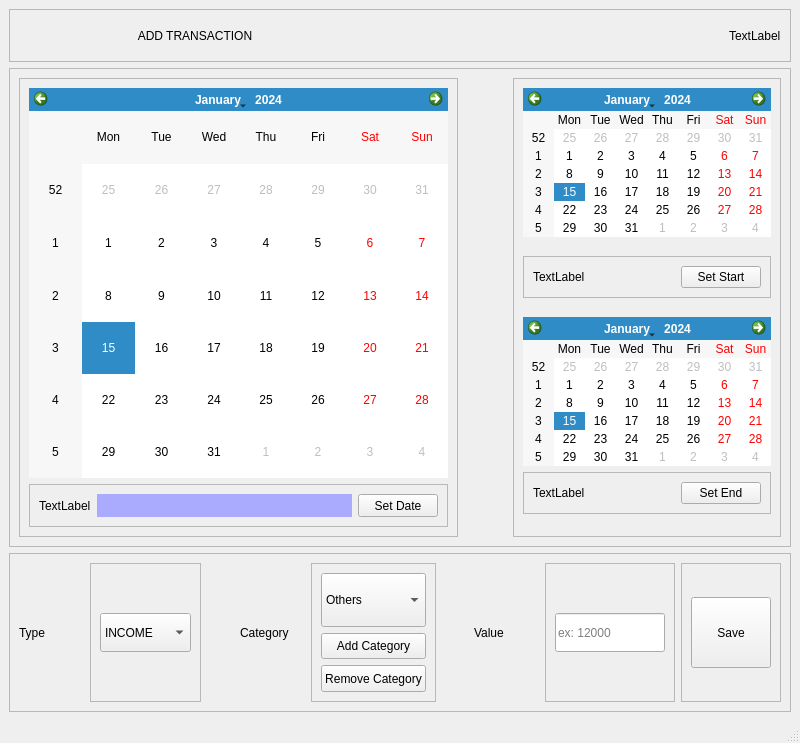
<?xml version="1.0" encoding="UTF-8"?>
<ui version="4.0">
 <class>MainWindow</class>
 <widget class="QMainWindow" name="MainWindow">
  <property name="geometry">
   <rect>
    <x>0</x>
    <y>0</y>
    <width>800</width>
    <height>743</height>
   </rect>
  </property>
  <property name="windowTitle">
   <string>MainWindow</string>
  </property>
  <widget class="QWidget" name="centralwidget">
   <layout class="QVBoxLayout" name="verticalLayout_8" stretch="1,9,3">
    <item>
     <widget class="QFrame" name="frame_10">
      <property name="sizePolicy">
       <sizepolicy hsizetype="Expanding" vsizetype="Expanding">
        <horstretch>0</horstretch>
        <verstretch>0</verstretch>
       </sizepolicy>
      </property>
      <property name="frameShape">
       <enum>QFrame::StyledPanel</enum>
      </property>
      <property name="frameShadow">
       <enum>QFrame::Raised</enum>
      </property>
      <layout class="QHBoxLayout" name="horizontalLayout_5">
       <item>
        <widget class="QLabel" name="label">
         <property name="sizePolicy">
          <sizepolicy hsizetype="Expanding" vsizetype="Expanding">
           <horstretch>0</horstretch>
           <verstretch>0</verstretch>
          </sizepolicy>
         </property>
         <property name="text">
          <string>ADD TRANSACTION</string>
         </property>
         <property name="alignment">
          <set>Qt::AlignCenter</set>
         </property>
        </widget>
       </item>
       <item>
        <spacer name="horizontalSpacer_6">
         <property name="orientation">
          <enum>Qt::Horizontal</enum>
         </property>
         <property name="sizeHint" stdset="0">
          <size>
           <width>40</width>
           <height>20</height>
          </size>
         </property>
        </spacer>
       </item>
       <item>
        <widget class="QLabel" name="otwusername">
         <property name="text">
          <string>TextLabel</string>
         </property>
        </widget>
       </item>
      </layout>
     </widget>
    </item>
    <item>
     <widget class="QFrame" name="frame_7">
      <property name="sizePolicy">
       <sizepolicy hsizetype="Expanding" vsizetype="Expanding">
        <horstretch>0</horstretch>
        <verstretch>0</verstretch>
       </sizepolicy>
      </property>
      <property name="frameShape">
       <enum>QFrame::StyledPanel</enum>
      </property>
      <property name="frameShadow">
       <enum>QFrame::Raised</enum>
      </property>
      <layout class="QHBoxLayout" name="horizontalLayout_6" stretch="9,1,3">
       <item>
        <widget class="QFrame" name="frame_12">
         <property name="frameShape">
          <enum>QFrame::StyledPanel</enum>
         </property>
         <property name="frameShadow">
          <enum>QFrame::Raised</enum>
         </property>
         <layout class="QVBoxLayout" name="verticalLayout_7" stretch="9,1">
          <item>
           <widget class="QCalendarWidget" name="calendarWidget">
            <property name="sizePolicy">
             <sizepolicy hsizetype="Expanding" vsizetype="Expanding">
              <horstretch>0</horstretch>
              <verstretch>0</verstretch>
             </sizepolicy>
            </property>
           </widget>
          </item>
          <item>
           <widget class="QFrame" name="frame_11">
            <property name="frameShape">
             <enum>QFrame::StyledPanel</enum>
            </property>
            <property name="frameShadow">
             <enum>QFrame::Raised</enum>
            </property>
            <layout class="QHBoxLayout" name="horizontalLayout_2" stretch="1,7,1">
             <item>
              <widget class="QLabel" name="label_7">
               <property name="sizePolicy">
                <sizepolicy hsizetype="Expanding" vsizetype="Expanding">
                 <horstretch>0</horstretch>
                 <verstretch>0</verstretch>
                </sizepolicy>
               </property>
               <property name="text">
                <string>TextLabel</string>
               </property>
              </widget>
             </item>
             <item>
              <widget class="QLabel" name="tanggal">
               <property name="sizePolicy">
                <sizepolicy hsizetype="Expanding" vsizetype="Expanding">
                 <horstretch>0</horstretch>
                 <verstretch>0</verstretch>
                </sizepolicy>
               </property>
               <property name="styleSheet">
                <string notr="true">background-color: rgb(170, 170, 255);</string>
               </property>
               <property name="text">
                <string/>
               </property>
              </widget>
             </item>
             <item>
              <widget class="QPushButton" name="setter">
               <property name="sizePolicy">
                <sizepolicy hsizetype="Expanding" vsizetype="Expanding">
                 <horstretch>0</horstretch>
                 <verstretch>0</verstretch>
                </sizepolicy>
               </property>
               <property name="text">
                <string>Set Date</string>
               </property>
              </widget>
             </item>
            </layout>
           </widget>
          </item>
         </layout>
        </widget>
       </item>
       <item>
        <spacer name="horizontalSpacer_3">
         <property name="orientation">
          <enum>Qt::Horizontal</enum>
         </property>
         <property name="sizeHint" stdset="0">
          <size>
           <width>40</width>
           <height>20</height>
          </size>
         </property>
        </spacer>
       </item>
       <item>
        <widget class="QFrame" name="frame_6">
         <property name="sizePolicy">
          <sizepolicy hsizetype="Expanding" vsizetype="Expanding">
           <horstretch>0</horstretch>
           <verstretch>0</verstretch>
          </sizepolicy>
         </property>
         <property name="frameShape">
          <enum>QFrame::StyledPanel</enum>
         </property>
         <property name="frameShadow">
          <enum>QFrame::Raised</enum>
         </property>
         <layout class="QVBoxLayout" name="verticalLayout_5" stretch="1,1,1,1,1,1,1">
          <item>
           <widget class="QCalendarWidget" name="startcal">
            <property name="sizePolicy">
             <sizepolicy hsizetype="Expanding" vsizetype="Expanding">
              <horstretch>0</horstretch>
              <verstretch>0</verstretch>
             </sizepolicy>
            </property>
           </widget>
          </item>
          <item>
           <spacer name="verticalSpacer_7">
            <property name="orientation">
             <enum>Qt::Vertical</enum>
            </property>
            <property name="sizeHint" stdset="0">
             <size>
              <width>20</width>
              <height>40</height>
             </size>
            </property>
           </spacer>
          </item>
          <item>
           <widget class="QFrame" name="frame_8">
            <property name="frameShape">
             <enum>QFrame::StyledPanel</enum>
            </property>
            <property name="frameShadow">
             <enum>QFrame::Raised</enum>
            </property>
            <layout class="QHBoxLayout" name="horizontalLayout_3" stretch="3,3,1,2">
             <item>
              <widget class="QLabel" name="label_8">
               <property name="text">
                <string>TextLabel</string>
               </property>
              </widget>
             </item>
             <item>
              <widget class="QLabel" name="startd">
               <property name="sizePolicy">
                <sizepolicy hsizetype="Expanding" vsizetype="Expanding">
                 <horstretch>0</horstretch>
                 <verstretch>0</verstretch>
                </sizepolicy>
               </property>
               <property name="text">
                <string/>
               </property>
              </widget>
             </item>
             <item>
              <spacer name="horizontalSpacer_4">
               <property name="orientation">
                <enum>Qt::Horizontal</enum>
               </property>
               <property name="sizeHint" stdset="0">
                <size>
                 <width>40</width>
                 <height>20</height>
                </size>
               </property>
              </spacer>
             </item>
             <item>
              <widget class="QPushButton" name="startsetter">
               <property name="sizePolicy">
                <sizepolicy hsizetype="Expanding" vsizetype="Expanding">
                 <horstretch>0</horstretch>
                 <verstretch>0</verstretch>
                </sizepolicy>
               </property>
               <property name="text">
                <string>Set Start</string>
               </property>
              </widget>
             </item>
            </layout>
           </widget>
          </item>
          <item>
           <spacer name="verticalSpacer_8">
            <property name="orientation">
             <enum>Qt::Vertical</enum>
            </property>
            <property name="sizeHint" stdset="0">
             <size>
              <width>20</width>
              <height>40</height>
             </size>
            </property>
           </spacer>
          </item>
          <item>
           <widget class="QCalendarWidget" name="endcal">
            <property name="sizePolicy">
             <sizepolicy hsizetype="Expanding" vsizetype="Expanding">
              <horstretch>0</horstretch>
              <verstretch>0</verstretch>
             </sizepolicy>
            </property>
           </widget>
          </item>
          <item>
           <widget class="QFrame" name="frame_9">
            <property name="frameShape">
             <enum>QFrame::StyledPanel</enum>
            </property>
            <property name="frameShadow">
             <enum>QFrame::Raised</enum>
            </property>
            <layout class="QHBoxLayout" name="horizontalLayout_4" stretch="3,3,1,2">
             <item>
              <widget class="QLabel" name="label_6">
               <property name="sizePolicy">
                <sizepolicy hsizetype="Expanding" vsizetype="Expanding">
                 <horstretch>0</horstretch>
                 <verstretch>0</verstretch>
                </sizepolicy>
               </property>
               <property name="text">
                <string>TextLabel</string>
               </property>
              </widget>
             </item>
             <item>
              <widget class="QLabel" name="endd">
               <property name="sizePolicy">
                <sizepolicy hsizetype="Expanding" vsizetype="Expanding">
                 <horstretch>0</horstretch>
                 <verstretch>0</verstretch>
                </sizepolicy>
               </property>
               <property name="text">
                <string/>
               </property>
              </widget>
             </item>
             <item>
              <spacer name="horizontalSpacer_5">
               <property name="orientation">
                <enum>Qt::Horizontal</enum>
               </property>
               <property name="sizeHint" stdset="0">
                <size>
                 <width>40</width>
                 <height>20</height>
                </size>
               </property>
              </spacer>
             </item>
             <item>
              <widget class="QPushButton" name="endsetter">
               <property name="sizePolicy">
                <sizepolicy hsizetype="Expanding" vsizetype="Expanding">
                 <horstretch>0</horstretch>
                 <verstretch>0</verstretch>
                </sizepolicy>
               </property>
               <property name="text">
                <string>Set End</string>
               </property>
              </widget>
             </item>
            </layout>
           </widget>
          </item>
          <item>
           <spacer name="verticalSpacer_9">
            <property name="orientation">
             <enum>Qt::Vertical</enum>
            </property>
            <property name="sizeHint" stdset="0">
             <size>
              <width>20</width>
              <height>40</height>
             </size>
            </property>
           </spacer>
          </item>
         </layout>
        </widget>
       </item>
      </layout>
     </widget>
    </item>
    <item>
     <widget class="QFrame" name="frame_2">
      <property name="sizePolicy">
       <sizepolicy hsizetype="Expanding" vsizetype="Expanding">
        <horstretch>0</horstretch>
        <verstretch>0</verstretch>
       </sizepolicy>
      </property>
      <property name="frameShape">
       <enum>QFrame::StyledPanel</enum>
      </property>
      <property name="frameShadow">
       <enum>QFrame::Raised</enum>
      </property>
      <layout class="QHBoxLayout" name="horizontalLayout" stretch="2,2,1,2,2,1,2,4,2">
       <item>
        <widget class="QLabel" name="label_2">
         <property name="sizePolicy">
          <sizepolicy hsizetype="Expanding" vsizetype="Expanding">
           <horstretch>0</horstretch>
           <verstretch>0</verstretch>
          </sizepolicy>
         </property>
         <property name="text">
          <string>Type</string>
         </property>
        </widget>
       </item>
       <item>
        <widget class="QFrame" name="frame_3">
         <property name="sizePolicy">
          <sizepolicy hsizetype="Expanding" vsizetype="Expanding">
           <horstretch>0</horstretch>
           <verstretch>0</verstretch>
          </sizepolicy>
         </property>
         <property name="frameShape">
          <enum>QFrame::StyledPanel</enum>
         </property>
         <property name="frameShadow">
          <enum>QFrame::Raised</enum>
         </property>
         <layout class="QVBoxLayout" name="verticalLayout_2">
          <item>
           <spacer name="verticalSpacer_2">
            <property name="orientation">
             <enum>Qt::Vertical</enum>
            </property>
            <property name="sizeHint" stdset="0">
             <size>
              <width>20</width>
              <height>40</height>
             </size>
            </property>
           </spacer>
          </item>
          <item>
           <widget class="QComboBox" name="tipetransaksi">
            <property name="sizePolicy">
             <sizepolicy hsizetype="Expanding" vsizetype="Expanding">
              <horstretch>0</horstretch>
              <verstretch>0</verstretch>
             </sizepolicy>
            </property>
            <item>
             <property name="text">
              <string>INCOME</string>
             </property>
            </item>
            <item>
             <property name="text">
              <string>OUTCOME</string>
             </property>
            </item>
           </widget>
          </item>
          <item>
           <spacer name="verticalSpacer">
            <property name="orientation">
             <enum>Qt::Vertical</enum>
            </property>
            <property name="sizeHint" stdset="0">
             <size>
              <width>20</width>
              <height>22</height>
             </size>
            </property>
           </spacer>
          </item>
         </layout>
        </widget>
       </item>
       <item>
        <spacer name="horizontalSpacer">
         <property name="orientation">
          <enum>Qt::Horizontal</enum>
         </property>
         <property name="sizeHint" stdset="0">
          <size>
           <width>40</width>
           <height>20</height>
          </size>
         </property>
        </spacer>
       </item>
       <item>
        <widget class="QLabel" name="label_3">
         <property name="sizePolicy">
          <sizepolicy hsizetype="Expanding" vsizetype="Expanding">
           <horstretch>0</horstretch>
           <verstretch>0</verstretch>
          </sizepolicy>
         </property>
         <property name="text">
          <string>Category</string>
         </property>
        </widget>
       </item>
       <item>
        <widget class="QFrame" name="frame">
         <property name="sizePolicy">
          <sizepolicy hsizetype="Expanding" vsizetype="Expanding">
           <horstretch>0</horstretch>
           <verstretch>0</verstretch>
          </sizepolicy>
         </property>
         <property name="frameShape">
          <enum>QFrame::StyledPanel</enum>
         </property>
         <property name="frameShadow">
          <enum>QFrame::Raised</enum>
         </property>
         <layout class="QVBoxLayout" name="verticalLayout" stretch="2,1,1">
          <item>
           <widget class="QComboBox" name="kategori">
            <property name="sizePolicy">
             <sizepolicy hsizetype="Expanding" vsizetype="Expanding">
              <horstretch>0</horstretch>
              <verstretch>0</verstretch>
             </sizepolicy>
            </property>
            <item>
             <property name="text">
              <string>Others</string>
             </property>
            </item>
           </widget>
          </item>
          <item>
           <widget class="QPushButton" name="addcategorybtn">
            <property name="sizePolicy">
             <sizepolicy hsizetype="Expanding" vsizetype="Expanding">
              <horstretch>0</horstretch>
              <verstretch>0</verstretch>
             </sizepolicy>
            </property>
            <property name="text">
             <string>Add Category</string>
            </property>
           </widget>
          </item>
          <item>
           <widget class="QPushButton" name="removecategorybtn">
            <property name="sizePolicy">
             <sizepolicy hsizetype="Expanding" vsizetype="Expanding">
              <horstretch>0</horstretch>
              <verstretch>0</verstretch>
             </sizepolicy>
            </property>
            <property name="text">
             <string>Remove Category</string>
            </property>
           </widget>
          </item>
         </layout>
        </widget>
       </item>
       <item>
        <spacer name="horizontalSpacer_2">
         <property name="orientation">
          <enum>Qt::Horizontal</enum>
         </property>
         <property name="sizeHint" stdset="0">
          <size>
           <width>40</width>
           <height>20</height>
          </size>
         </property>
        </spacer>
       </item>
       <item>
        <widget class="QLabel" name="label_4">
         <property name="sizePolicy">
          <sizepolicy hsizetype="Expanding" vsizetype="Expanding">
           <horstretch>0</horstretch>
           <verstretch>0</verstretch>
          </sizepolicy>
         </property>
         <property name="text">
          <string>Value</string>
         </property>
        </widget>
       </item>
       <item>
        <widget class="QFrame" name="frame_4">
         <property name="sizePolicy">
          <sizepolicy hsizetype="Expanding" vsizetype="Expanding">
           <horstretch>0</horstretch>
           <verstretch>0</verstretch>
          </sizepolicy>
         </property>
         <property name="frameShape">
          <enum>QFrame::StyledPanel</enum>
         </property>
         <property name="frameShadow">
          <enum>QFrame::Raised</enum>
         </property>
         <layout class="QVBoxLayout" name="verticalLayout_3">
          <item>
           <spacer name="verticalSpacer_4">
            <property name="orientation">
             <enum>Qt::Vertical</enum>
            </property>
            <property name="sizeHint" stdset="0">
             <size>
              <width>20</width>
              <height>22</height>
             </size>
            </property>
           </spacer>
          </item>
          <item>
           <widget class="QLineEdit" name="value">
            <property name="sizePolicy">
             <sizepolicy hsizetype="Expanding" vsizetype="Expanding">
              <horstretch>0</horstretch>
              <verstretch>0</verstretch>
             </sizepolicy>
            </property>
            <property name="text">
             <string/>
            </property>
            <property name="placeholderText">
             <string>ex: 12000</string>
            </property>
           </widget>
          </item>
          <item>
           <spacer name="verticalSpacer_3">
            <property name="orientation">
             <enum>Qt::Vertical</enum>
            </property>
            <property name="sizeHint" stdset="0">
             <size>
              <width>20</width>
              <height>40</height>
             </size>
            </property>
           </spacer>
          </item>
         </layout>
        </widget>
       </item>
       <item>
        <widget class="QFrame" name="frame_5">
         <property name="sizePolicy">
          <sizepolicy hsizetype="Expanding" vsizetype="Expanding">
           <horstretch>0</horstretch>
           <verstretch>0</verstretch>
          </sizepolicy>
         </property>
         <property name="frameShape">
          <enum>QFrame::StyledPanel</enum>
         </property>
         <property name="frameShadow">
          <enum>QFrame::Raised</enum>
         </property>
         <layout class="QVBoxLayout" name="verticalLayout_4" stretch="1,3,1">
          <item>
           <spacer name="verticalSpacer_5">
            <property name="orientation">
             <enum>Qt::Vertical</enum>
            </property>
            <property name="sizeHint" stdset="0">
             <size>
              <width>20</width>
              <height>40</height>
             </size>
            </property>
           </spacer>
          </item>
          <item>
           <widget class="QPushButton" name="savebutton">
            <property name="sizePolicy">
             <sizepolicy hsizetype="Expanding" vsizetype="Expanding">
              <horstretch>0</horstretch>
              <verstretch>0</verstretch>
             </sizepolicy>
            </property>
            <property name="text">
             <string>Save</string>
            </property>
           </widget>
          </item>
          <item>
           <spacer name="verticalSpacer_6">
            <property name="orientation">
             <enum>Qt::Vertical</enum>
            </property>
            <property name="sizeHint" stdset="0">
             <size>
              <width>20</width>
              <height>40</height>
             </size>
            </property>
           </spacer>
          </item>
         </layout>
        </widget>
       </item>
      </layout>
     </widget>
    </item>
   </layout>
  </widget>
  <widget class="QMenuBar" name="menubar">
   <property name="geometry">
    <rect>
     <x>0</x>
     <y>0</y>
     <width>800</width>
     <height>22</height>
    </rect>
   </property>
  </widget>
  <widget class="QStatusBar" name="statusbar"/>
 </widget>
 <resources/>
 <connections/>
</ui>
